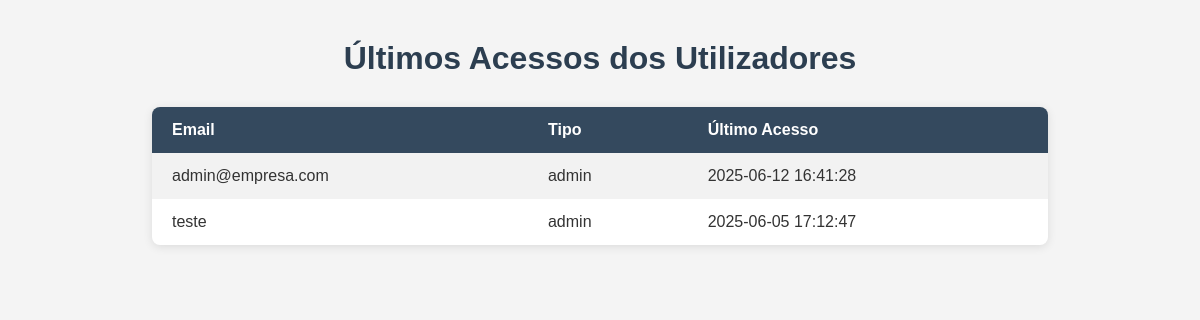
The page /ultimos_acessos.php on the database its author committed.
### tables this page shows
CREATE TABLE utilizadores (
  id INTEGER PRIMARY KEY AUTOINCREMENT,
  email TEXT UNIQUE NOT NULL,
  password TEXT NOT NULL,
  tipo TEXT CHECK (tipo IN ('admin', 'gestor', 'funcionario')) NOT NULL
, ultimo_acesso TEXT);

### ultimos_acessos.php (the view, shortened to what this page needs)
<?php
try {
    $db = new SQLite3('database/dados.db');
    $result = $db->query('SELECT email, tipo, ultimo_acesso FROM utilizadores ORDER BY ultimo_acesso DESC');
    echo "
    <!DOCTYPE html>
    <html lang='pt'>
    <head>
        <meta charset='UTF-8'>
        <title>Últimos Acessos</title>
        <style>
            body {
                font-family: Arial, sans-serif;
                background-color: #f4f4f4;
                margin: 40px;
                color: #333;
            }
            h1 {
                text-align: center;
                color: #2c3e50;
                margin-bottom: 30px;
            }
            table {
                width: 80%;
                margin: auto;
                border-collapse: collapse;
                box-shadow: 0 2px 10px rgba(0, 0, 0, 0.1);
                background-color: #fff;
                border-radius: 8px;
                overflow: hidden;
            }
            th, td {
                padding: 14px 20px;
                text-align: left;
            }
            th {
                background-color: #34495e;
                color: white;
            }
            tr:nth-child(even) {
                background-color: #f2f2f2;
            }
            tr:hover {
                background-color: #e6f7ff;
            }
        </style>
    </head>
    <body>
        <h1>Últimos Acessos dos Utilizadores</h1>
        <table>
            <tr><th>Email</th><th>Tipo</th><th>Último Acesso</th></tr>
    ";
    while ($row = $result->fetchArray(SQLITE3_ASSOC)) {
        $email = htmlspecialchars($row['email']);
        $tipo = htmlspecialchars($row['tipo']);
        $acesso = $row['ultimo_acesso'] ?? 'Nunca';
        echo "<tr>";
        echo "<td>$email</td>";
        echo "<td>$tipo</td>";
        echo "<td>$acesso</td>";
        echo "</tr>";
    }
    echo "
        </table>
    </body>
    </html>
    ";
} catch (Exception $e) {
    echo "<p>Erro ao carregar dados: " . htmlspecialchars($e->getMessage()) . "</p>";
}
?>

### ultimos_acessos.php (style rules this page uses)
body { font-family: Arial, sans-serif; background-color: #f4f4f4; margin: 40px; color: #333; }
h1 { text-align: center; color: #2c3e50; margin-bottom: 30px; }
table { width: 80%; margin: auto; border-collapse: collapse; box-shadow: 0 2px 10px rgba(0, 0, 0, 0.1); background-color: #fff; border-radius: 8px; overflow: hidden; }
th, td { padding: 14px 20px; text-align: left; }
th { background-color: #34495e; color: white; }
tr:nth-child(even) { background-color: #f2f2f2; }

### rows shown on the page
utilizadores: email "admin@empresa.com", tipo "admin", ultimo_acesso "2025-06-12 16:41:28"
utilizadores: email "teste", tipo "admin", ultimo_acesso "2025-06-05 17:12:47"
